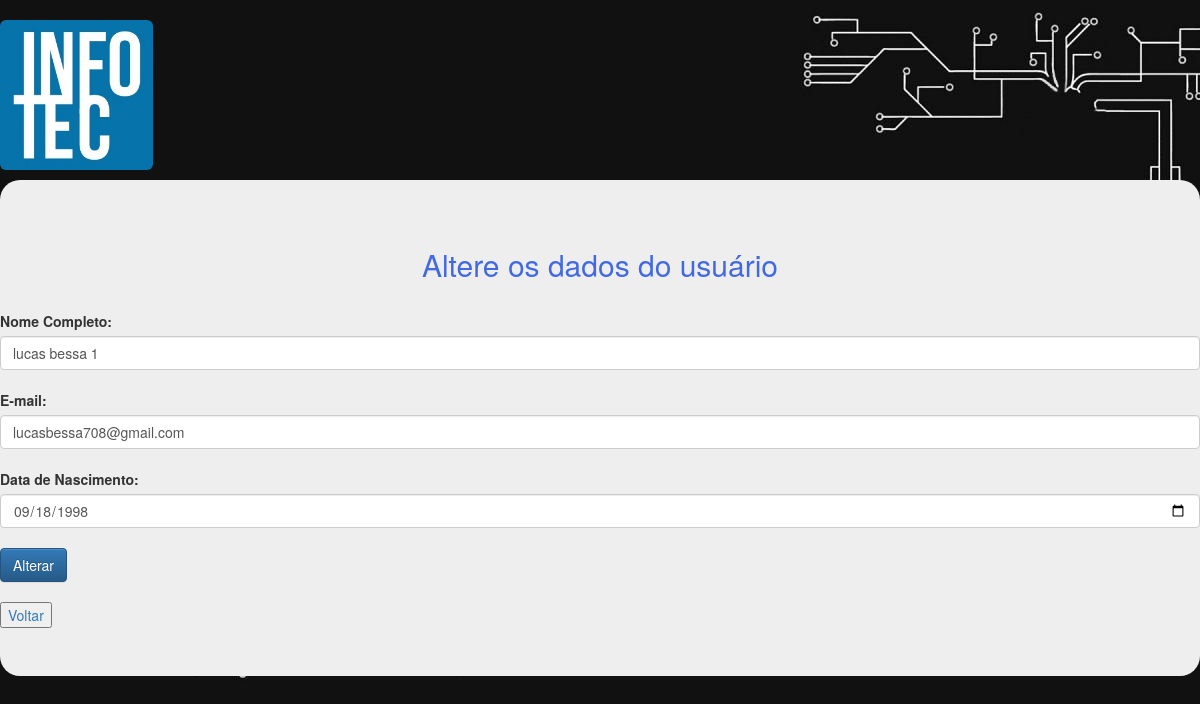
Screenshot of /alteraUsuario.php?id=3 (signed in) with the database file from the repository.
### tables this page shows
CREATE TABLE `usuario` (
  `id_usuario` int(11) NOT NULL,
  `Nome` varchar(40) NOT NULL,
  `email` varchar(60) NOT NULL,
  `senha` varchar(100) NOT NULL,
  `data_nasc` date DEFAULT NULL
);

### alteraUsuario.php (the view, shortened to what this page needs)
<?php
$id = $_GET['id'];
 include "conecta.php";
$stmt =$conn->prepare("select * from usuario where id_usuario= ?");
$stmt->bindParam(1,$id);
$stmt->execute();
$resultado = $stmt->fetchAll(PDO::FETCH_ASSOC);
     ?>
<!DOCTYPE html>
<html>
<head>
	 <link rel="stylesheet"  href="bootstrap/css/bootstrap.min.css">
  <link rel="stylesheet"  href="bootstrap/css/bootstrap-theme.min.css">
  <link rel="stylesheet" type="text/css" href="estilo.css">
</head>
<body>
       <h1 class="title" align="left" ><img src="logo.jpeg" class="img-rounded" height="150"></h1>
<div class="jumbotron">
   <h2 style="color:#4169E1" align="center">Altere os dados do usuário</h2> <br>
  <?php
foreach($resultado as $linha){
}
?>
<form action="updateUsuario.php" method="POST">
  <div>
    <label  class="control-label">Nome Completo:</label>
    <input  type="text" class="form-control" id="nome" name="nome" maxlength="150"  value="<?php echo $linha['Nome']?> ">
   </div><br>
     <div>
    <label class="control-label">E-mail:</label>
    <input class="form-control" id="email" name="email"  type="email" value="<?php echo $linha['email']?>">
  </div> <br>
      <div>
    <label class="control-label">Data de Nascimento: </label>
    <input  class="form-control" type="date" id="data" name="data" value="<?php echo $linha['data_nasc']?>" >
  </div> <br>
     <button type="submit" class="btn btn-primary">Alterar</button>
    </form>
    <br>
     <button><a href="Usuarios.php">Voltar</a></button>
    </div>
</body>
</html>

### estilo.css (style rules this page uses)
body { background: url('pagina.jpg'); }
.title { color:#4169E1; font-size: 350%; }
.jumbotron { border-radius: 20px; }

### rows the page displays
usuario: nome "lucas bessa 1", email "lucasbessa708@gmail.com", data "09/18/1998"
